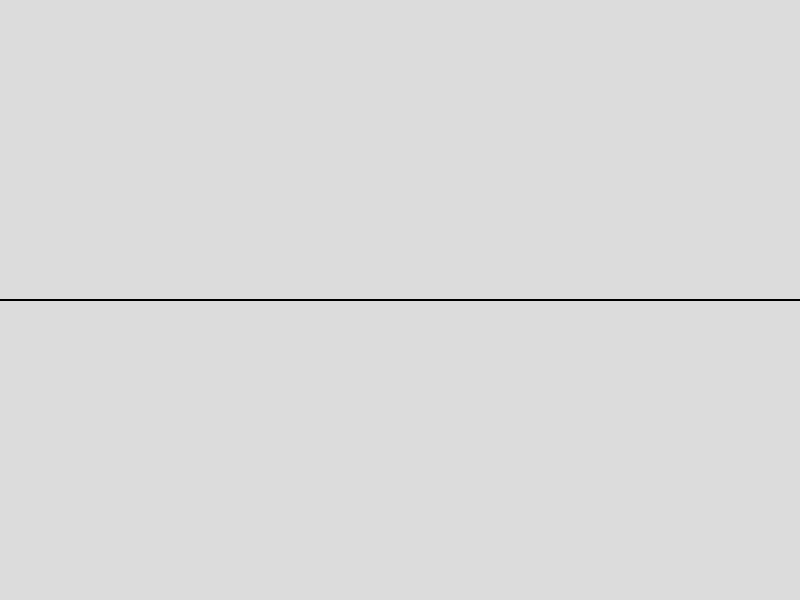
Frame 1 (no input)
Frame 60 (no input): identical to frame 1, image omitted
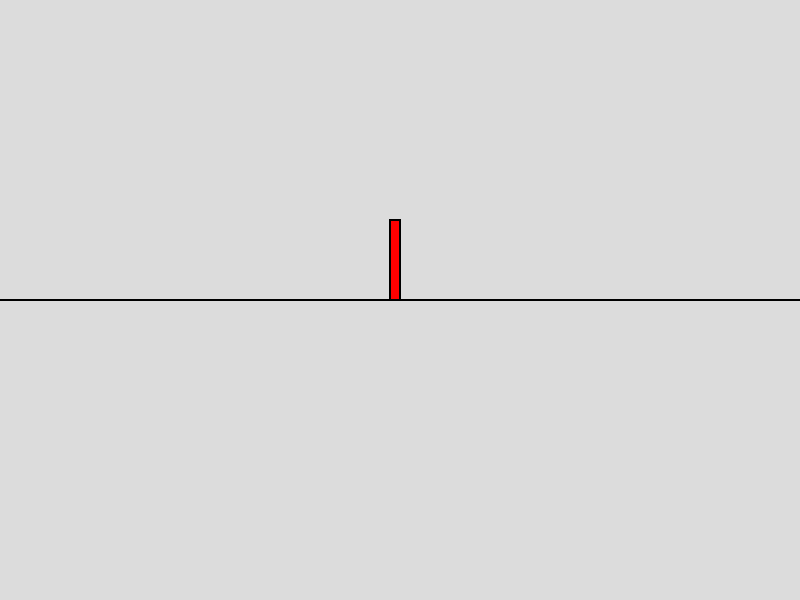
Frame 120 (the mouse pressed at the canvas centre since frame 60)

The p5.js sketch that drew these frames (run headless with seeded random() and noise() and a simulated clock; from frame 60 on, the mouse is pressed at the canvas centre):

// p5.js sketch
// ── sketch.js
/*
To do:
1. Pinch should only decrease each side by one.
2. Flip is a single operation -> multiplies entire expression by -1.
3. Flipping animation -> flip via third axis, simultaneously. Swap colors after.
4. Auto-zoom to accomodate larger integers -> grid lines to show magnitudes - with checkbox to toggle.



*/



function setup() {
  createCanvas(800, 600);
}

function draw() {
  background(220);
  
  //Draw line across screen
  stroke(0);
  strokeWeight(2);
  line(0, height/2, width, height/2);

  //Tracking number of units on each side



  //Interaction



  //Drawing on each side
  VisualIntegers.renderPositive();
  VisualIntegers.renderNegative();



}

function mousePressed(){
  if(mouseY <= height/2)
    VisualIntegers.addPositive(1);
  else
    VisualIntegers.addNegative(1);

}
// ── VisualIntegers.js
let VisualIntegers = {
    //State variables
    currentPositiveUnits : 0,
    currentNegativeUnits : 0,

    //Rendering Constants
    blockSize : [10, 80],

    //Methods
    addPositive : function(addend){
        this.currentPositiveUnits += addend;
    },
    addNegative : function(addend){
        this.currentNegativeUnits += addend;
    },
    flipPositiveToNegative : function(){
        this.currentNegativeUnits += this.currentPositiveUnits;
        this.currentPositiveUnits = 0;
    },
    flipNegativeToPositive : function(){
        this.currentPositiveUnits += this.currentNegativeUnits;
        this.currentNegativeUnits = 0;
    },
    simplify : function(){
        let difference = this.currentPositiveUnits - this.currentNegativeUnits;

        if(difference >= 0){
            this.currentPositiveUnits = difference;
            this.currentNegativeUnits = 0;
        } else{
            this.currentNegativeUnits = abs(difference);
            this.currentPositiveUnits = 0;
        }
    },
    multiplyPositive : function(multiplicand) {

    },
    multiplyNegative : function(multiplicand){

    },
    renderPositive : function(){
        let startXY = [width/2 - this.blockSize[0], height/2 - this.blockSize[1]];
        stroke(0);
        strokeWeight(2);
        fill(255, 0, 0);
        for(let i = 0; i < this.currentPositiveUnits; i++){
            rect( startXY[0], startXY[1] - i*this.blockSize[1], this.blockSize[0], this.blockSize[1])
        }
    },
    renderNegative : function(){
        // console.log(this.currentNegativeUnits);
        let startXY = [width/2 - this.blockSize[0], height/2];
        stroke(0);
        strokeWeight(2);
        fill(0, 0, 255);
        for(let i = 0; i < this.currentNegativeUnits; i++){
            rect(startXY[0], startXY[1] + i*this.blockSize[1], this.blockSize[0], this.blockSize[1])
        }

    },


}
